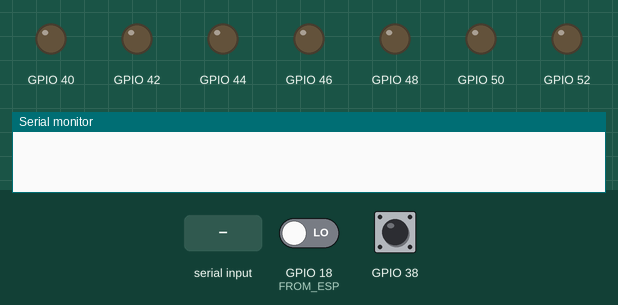
This sketch was run on a simulated ESP32. Parts: output pins drawn as LEDs (lit = HIGH), the last lines printed to the serial monitor. Inputs (shaded band) come from the test bench; at power-on: GPIO 38 LOW, GPIO 18 (FROM_ESP) LOW. Random numbers use the default seed unless the sketch sets one.

Above: at 1.3 s.
1.4 s: "90,45\n" received over Serial
At 2.2 s:
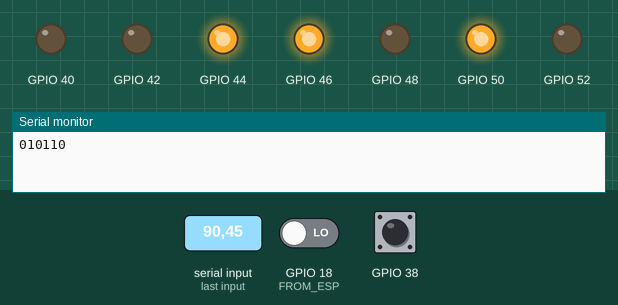
3.9 s: GPIO 38 pulsed HIGH 2 times (0.12 s each, 0.3 s apart)
6.0 s: "30,150\n" received over Serial
At 6.8 s:
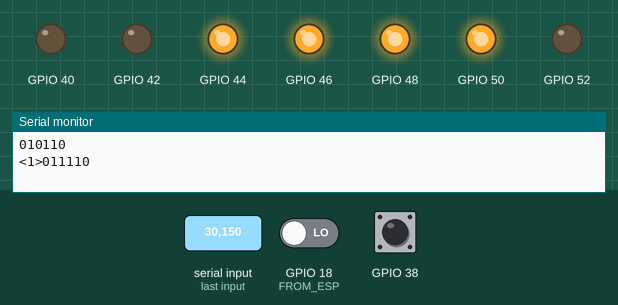
Timing chart, 0 to 9.0 s (numbered marks = the images above; inputs shaded):
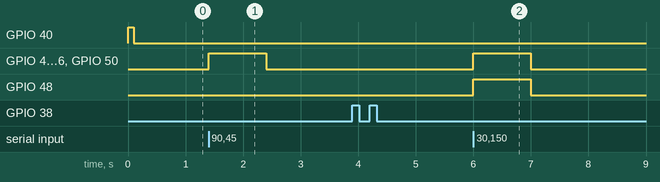

The sketch:

OllieMega.ino
```cpp
/**
 * UnoBright.ino
 * @author Ethan Donlon
 *
 * @details
 * This is code for arudino mega which handles communication between two ESP32 picos
 * a raspberry pi, and a BrightSign LS424 digital media player
 *
 */

#include "binary.h"

#define FROM_ESP 18

Binary binary(52, 50, 48, 46, 44, 42, 40, 38);

int handle_exceptions(int to_play)
{
  int rand_num;

  if(to_play == 0)
  {
    //options are 0, 0b (32), 0c(33)
    rand_num = random(0,3); //random from 0 (inclusive) to 3 (non-nclusive)
    if(rand_num == 0) {return 0;}
    else if (rand_num == 1) {return 32;}
    else if (rand_num == 2) {return 33;}
  }
  else if (to_play == 2)
  {
    //options are 2, 2b (34)
    rand_num = random(0,2); //random from 0 (inclusive) to 2 (non-nclusive)
    if(rand_num == 0) {return 2;}
    else if (rand_num == 1) {return 34;}
  }
  else if (to_play == 3)
  {
    //options are 3, 3b (35), 3c (36), 3d (37)
    rand_num = random(0,4); //random from 0 (inclusive) to 4 (non-nclusive)
    if(rand_num == 0) {return 3;}
    else if (rand_num == 1) {return 35;}
    else if (rand_num == 2) {return 36;}
    else if (rand_num == 3) {return 37;}
  }
  else if (to_play == 17)
  {
    //options are 17, 17b (38)
    rand_num = random(0,2); //random from 0 (inclusive) to 2 (non-nclusive)
    if(rand_num == 0) {return 17;}
    else if (rand_num == 1) {return 38;}
  }
  else if (to_play == 23)
  {
    //options are 23, 23a (39) 23b (40)
    rand_num = random(0,3); //random from 0 (inclusive) to 3 (non-nclusive)
    if(rand_num == 0) {return 23;}
    else if (rand_num == 1) {return 39;}
    else if (rand_num == 2) {return 40;}
  }
  else if (to_play == 29)
  {
    //options are 29, 29b (41)
    rand_num = random(0,2); //random from 0 (inclusive) to 2 (non-nclusive)
    if(rand_num == 0) {return 29;}
    else if (rand_num == 1) {return 39;}
    else if (rand_num == 2) {return 41;}
  }

  //if all fails, return to_play
  return to_play;

}

void setup()
{
  // Start the USB serial port for talking to the rasberry pi
  Serial.begin(115200);

  // Start the serial 1 for talking to esp
  Serial1.begin(115200);
  Serial2.end();
  pinMode(FROM_ESP, INPUT);

  //start binary port
  binary.setup();
}

void loop()
{
  if(Serial.available()>0)
  {
    String data = Serial.readStringUntil('\n');

    int to_play;
    // Serial.print("data: ");

    to_play = data.toInt();

    to_play = handle_exceptions(to_play);

    binary.write(to_play);

    //tell esp to play servo file
    Serial1.println(to_play);

    binary.wait_for_audio();

    //wait for servo file
    while( digitalRead(FROM_ESP) == HIGH ){}

    //tell esp and RaspPi that audio is finished)
    Serial.print("<1>");

    // Serial.println("starting playback");
    // for(int i = 0; i<42; i++){
    //   Serial.print("Playing: ");
    //   Serial.println(i);
    //   binary.write(i);
    //   binary.wait_for_audio();
    //   Serial.println("file_done");
    // }
  }
}
```

binary.cpp
```cpp
#include "binary.h"

Binary::Binary(int _pin0, int _pin1, int _pin2, int _pin3, int _pin4, int _pin5, int _status_pin, int _input_pin):
pin0(_pin0),pin1(_pin1),pin2(_pin2),pin3(_pin3),pin4(_pin4),pin5(_pin5), status_pin(_status_pin), input_pin(_input_pin)
{
    pins[0] = pin0;
    pins[1] = pin1;
    pins[2] = pin2;
    pins[3] = pin3;
    pins[4] = pin4;
    pins[5] = pin5;
}

void Binary::setup()
{
    for (int pin : pins)
    {
        pinMode(pin, OUTPUT);
    }
    pinMode(status_pin, OUTPUT);
    clear_pins();
    pinMode(input_pin, INPUT);
    //cycle the bright sign in case
    digitalWrite(status_pin, HIGH);
    delay(100);
    digitalWrite(status_pin, LOW);
}

void Binary::write(int num)
{
    int i = 1;
    for (int pin : pins)
    {
        if(num & i)
        {
            digitalWrite(pin, HIGH);
            Serial.print(1);
        }
        else{
            Serial.print(0);
        }
        i <<= 1;
    }
    Serial.println();
    delay(1000);
    digitalWrite(status_pin, HIGH);
    clear_pins();
}

void Binary::wait_for_audio()
{
    if(digitalRead(input_pin)==LOW){
        while(digitalRead(input_pin)==LOW){}
    }
    while(digitalRead(input_pin) == HIGH){}
}

void Binary::clear_pins()
{
    for (int pin : pins)
    {
        digitalWrite(pin, LOW);
    }
    digitalWrite(status_pin, LOW);
}
```

binary.h
```cpp
#ifndef BINARY_H
#define BINARY_H

#include <Arduino.h>

class Binary
{
public:
    Binary(int _pin0, int _pin1, int _pin2, int _pin3, int _pin4, int _pin5, int _status_pin, int _input_pin);

    void setup();

    void write(int num);

    void wait_for_audio();

    void clear_pins();

private:
    int pin0, pin1, pin2, pin3, pin4, pin5, status_pin, input_pin;
    int pins[6];

};

#endif //BINARY_H
```

Measured:
- after the input at 1.4 s, GPIO 44, GPIO 46, GPIO 50: LOW → HIGH at once, → LOW 1.0 s later
- after the input at 6.0 s, GPIO 44, GPIO 46, GPIO 48, GPIO 50: LOW → HIGH at once, → LOW 1.0 s later
